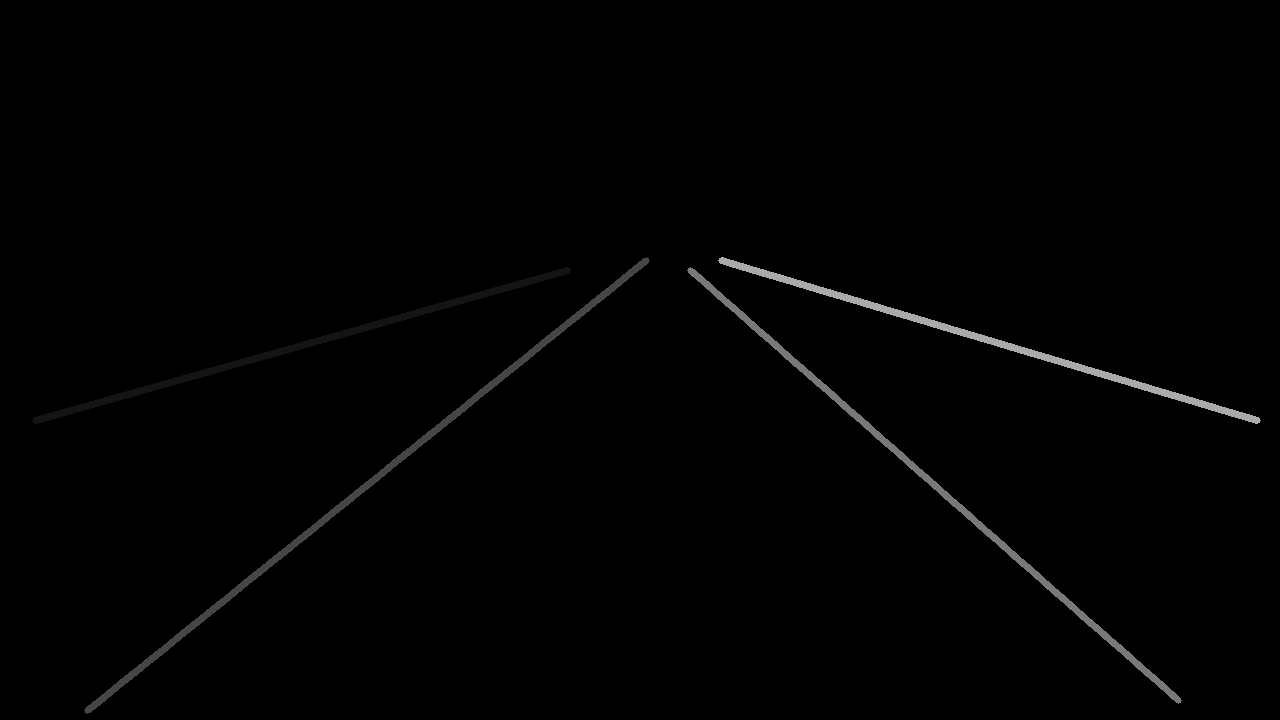
#> input picture data-driven/0000.png, 1280 x 720 px
$ python -i detector.py   (imports and definitions only)
#> lines starting #> are read from the running program, lines starting #| are printed output that depends on the picture; after the words box and inside, x2 and y2 are one past the last pixel; in counts of white or black regions, pixels touching at a corner belong together
#> further down, picture is the input picture: shape (720, 1280, 3); min 0, max 170, mean 1.8
import cv2 as cv
import numpy as np
import matplotlib.pyplot as plt

config = {
    'rho': 1,
    'threshold': 80,
    'minLineLength': 30,
    'maxLineGap': 10,
    'height_portion': 0.7
}


def do_canny(frame):
    # Converts frame to grayscale because we only need the luminance channel for detecting edges - less computationally expensive
    gray = cv.cvtColor(frame, cv.COLOR_RGB2GRAY)
    # Applies a 5x5 gaussian blur with deviation of 0 to frame - not mandatory since Canny will do this for us
    blur = cv.GaussianBlur(gray,ksize = (5, 5),sigmaX=0)
    # Applies Canny edge detector with minVal of 50 and maxVal of 150
    canny = cv.Canny(blur, 50, 150)
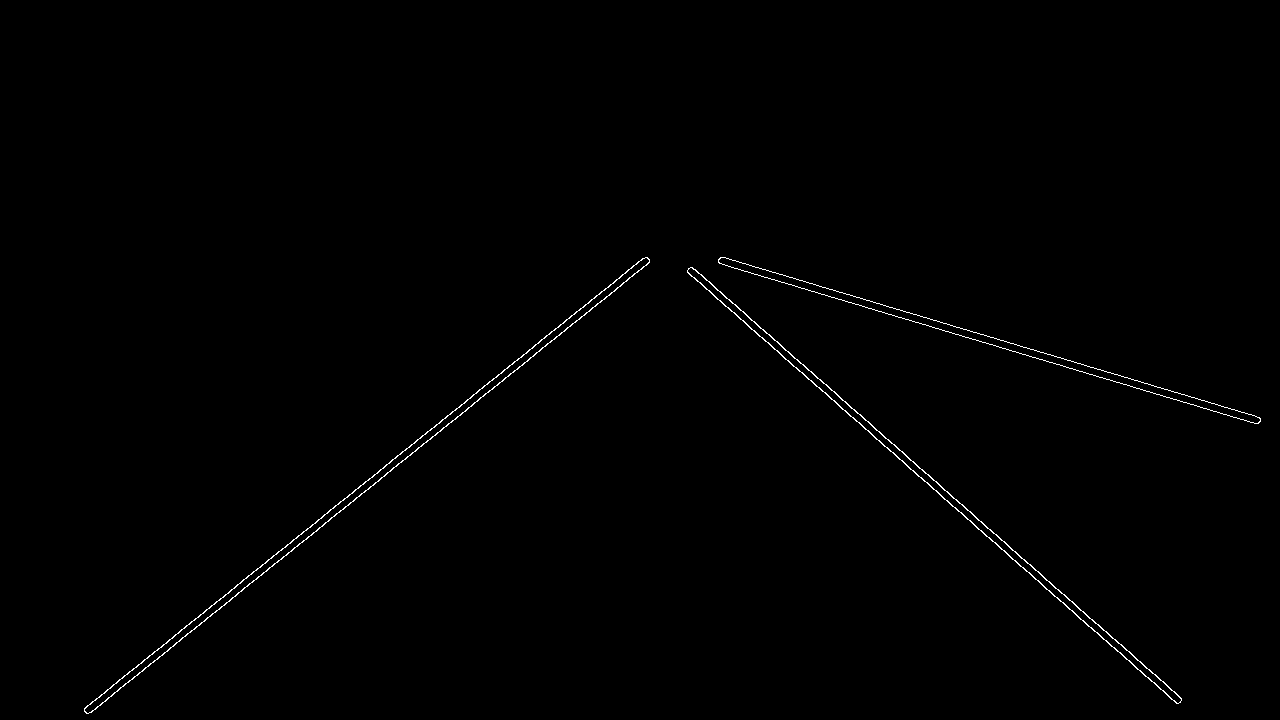
#> canny: shape (720, 1280); 0.51% white in thin lines or dots, all inside (x1, y1, x2, y2) = (84, 257, 1261, 714)
    return canny


# [74 lines left out: functions do_segment, calculate_lines, calculate_coordinates, visualize_lines, not called in this run]

>>> import cv2
>>> picture = cv2.cvtColor(cv2.imread('../data-driven/0000.png'), cv2.COLOR_BGR2RGB)
>>> result = do_canny(picture)
